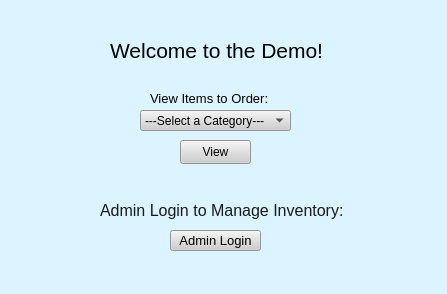
<?xml version="1.0" encoding="UTF-8"?>
<ui version="4.0">
 <class>MyInventory</class>
 <widget class="QMainWindow" name="MyInventory">
  <property name="geometry">
   <rect>
    <x>0</x>
    <y>0</y>
    <width>447</width>
    <height>294</height>
   </rect>
  </property>
  <property name="palette">
   <palette>
    <active>
     <colorrole role="WindowText">
      <brush brushstyle="SolidPattern">
       <color alpha="255">
        <red>170</red>
        <green>170</green>
        <blue>170</blue>
       </color>
      </brush>
     </colorrole>
     <colorrole role="Button">
      <brush brushstyle="SolidPattern">
       <color alpha="255">
        <red>219</red>
        <green>244</green>
        <blue>255</blue>
       </color>
      </brush>
     </colorrole>
     <colorrole role="Text">
      <brush brushstyle="SolidPattern">
       <color alpha="255">
        <red>173</red>
        <green>173</green>
        <blue>173</blue>
       </color>
      </brush>
     </colorrole>
     <colorrole role="ButtonText">
      <brush brushstyle="SolidPattern">
       <color alpha="255">
        <red>170</red>
        <green>170</green>
        <blue>170</blue>
       </color>
      </brush>
     </colorrole>
     <colorrole role="Base">
      <brush brushstyle="SolidPattern">
       <color alpha="255">
        <red>219</red>
        <green>244</green>
        <blue>255</blue>
       </color>
      </brush>
     </colorrole>
     <colorrole role="Window">
      <brush brushstyle="SolidPattern">
       <color alpha="255">
        <red>219</red>
        <green>244</green>
        <blue>255</blue>
       </color>
      </brush>
     </colorrole>
     <colorrole role="PlaceholderText">
      <brush brushstyle="SolidPattern">
       <color alpha="128">
        <red>179</red>
        <green>179</green>
        <blue>179</blue>
       </color>
      </brush>
     </colorrole>
    </active>
    <inactive>
     <colorrole role="WindowText">
      <brush brushstyle="SolidPattern">
       <color alpha="255">
        <red>170</red>
        <green>170</green>
        <blue>170</blue>
       </color>
      </brush>
     </colorrole>
     <colorrole role="Button">
      <brush brushstyle="SolidPattern">
       <color alpha="255">
        <red>219</red>
        <green>244</green>
        <blue>255</blue>
       </color>
      </brush>
     </colorrole>
     <colorrole role="Text">
      <brush brushstyle="SolidPattern">
       <color alpha="255">
        <red>173</red>
        <green>173</green>
        <blue>173</blue>
       </color>
      </brush>
     </colorrole>
     <colorrole role="ButtonText">
      <brush brushstyle="SolidPattern">
       <color alpha="255">
        <red>170</red>
        <green>170</green>
        <blue>170</blue>
       </color>
      </brush>
     </colorrole>
     <colorrole role="Base">
      <brush brushstyle="SolidPattern">
       <color alpha="255">
        <red>219</red>
        <green>244</green>
        <blue>255</blue>
       </color>
      </brush>
     </colorrole>
     <colorrole role="Window">
      <brush brushstyle="SolidPattern">
       <color alpha="255">
        <red>219</red>
        <green>244</green>
        <blue>255</blue>
       </color>
      </brush>
     </colorrole>
     <colorrole role="PlaceholderText">
      <brush brushstyle="SolidPattern">
       <color alpha="128">
        <red>179</red>
        <green>179</green>
        <blue>179</blue>
       </color>
      </brush>
     </colorrole>
    </inactive>
    <disabled>
     <colorrole role="Button">
      <brush brushstyle="SolidPattern">
       <color alpha="255">
        <red>219</red>
        <green>244</green>
        <blue>255</blue>
       </color>
      </brush>
     </colorrole>
     <colorrole role="Base">
      <brush brushstyle="SolidPattern">
       <color alpha="255">
        <red>219</red>
        <green>244</green>
        <blue>255</blue>
       </color>
      </brush>
     </colorrole>
     <colorrole role="Window">
      <brush brushstyle="SolidPattern">
       <color alpha="255">
        <red>219</red>
        <green>244</green>
        <blue>255</blue>
       </color>
      </brush>
     </colorrole>
     <colorrole role="PlaceholderText">
      <brush brushstyle="SolidPattern">
       <color alpha="128">
        <red>179</red>
        <green>179</green>
        <blue>179</blue>
       </color>
      </brush>
     </colorrole>
    </disabled>
   </palette>
  </property>
  <property name="windowTitle">
   <string>MyInventory</string>
  </property>
  <property name="styleSheet">
   <string notr="true">background-color: rgb(202, 218, 255);
background-color: rgb(219, 244, 255);</string>
  </property>
  <widget class="QWidget" name="centralwidget">
   <widget class="QPushButton" name="pushButton">
    <property name="geometry">
     <rect>
      <x>170</x>
      <y>230</y>
      <width>91</width>
      <height>21</height>
     </rect>
    </property>
    <property name="font">
     <font>
      <family>Arial</family>
      <pointsize>10</pointsize>
      <bold>false</bold>
     </font>
    </property>
    <property name="mouseTracking">
     <bool>false</bool>
    </property>
    <property name="contextMenuPolicy">
     <enum>Qt::DefaultContextMenu</enum>
    </property>
    <property name="autoFillBackground">
     <bool>false</bool>
    </property>
    <property name="styleSheet">
     <string notr="true">background-color: rgb(206, 206, 206);</string>
    </property>
    <property name="text">
     <string>Admin Login</string>
    </property>
   </widget>
   <widget class="QLabel" name="admin_label">
    <property name="geometry">
     <rect>
      <x>100</x>
      <y>200</y>
      <width>271</width>
      <height>20</height>
     </rect>
    </property>
    <property name="palette">
     <palette>
      <active>
       <colorrole role="WindowText">
        <brush brushstyle="SolidPattern">
         <color alpha="255">
          <red>26</red>
          <green>26</green>
          <blue>26</blue>
         </color>
        </brush>
       </colorrole>
       <colorrole role="Button">
        <brush brushstyle="SolidPattern">
         <color alpha="255">
          <red>219</red>
          <green>244</green>
          <blue>255</blue>
         </color>
        </brush>
       </colorrole>
       <colorrole role="Text">
        <brush brushstyle="SolidPattern">
         <color alpha="255">
          <red>0</red>
          <green>0</green>
          <blue>0</blue>
         </color>
        </brush>
       </colorrole>
       <colorrole role="Base">
        <brush brushstyle="SolidPattern">
         <color alpha="255">
          <red>219</red>
          <green>244</green>
          <blue>255</blue>
         </color>
        </brush>
       </colorrole>
       <colorrole role="Window">
        <brush brushstyle="SolidPattern">
         <color alpha="255">
          <red>219</red>
          <green>244</green>
          <blue>255</blue>
         </color>
        </brush>
       </colorrole>
      </active>
      <inactive>
       <colorrole role="WindowText">
        <brush brushstyle="SolidPattern">
         <color alpha="255">
          <red>26</red>
          <green>26</green>
          <blue>26</blue>
         </color>
        </brush>
       </colorrole>
       <colorrole role="Button">
        <brush brushstyle="SolidPattern">
         <color alpha="255">
          <red>219</red>
          <green>244</green>
          <blue>255</blue>
         </color>
        </brush>
       </colorrole>
       <colorrole role="Text">
        <brush brushstyle="SolidPattern">
         <color alpha="255">
          <red>0</red>
          <green>0</green>
          <blue>0</blue>
         </color>
        </brush>
       </colorrole>
       <colorrole role="Base">
        <brush brushstyle="SolidPattern">
         <color alpha="255">
          <red>219</red>
          <green>244</green>
          <blue>255</blue>
         </color>
        </brush>
       </colorrole>
       <colorrole role="Window">
        <brush brushstyle="SolidPattern">
         <color alpha="255">
          <red>219</red>
          <green>244</green>
          <blue>255</blue>
         </color>
        </brush>
       </colorrole>
      </inactive>
      <disabled>
       <colorrole role="Button">
        <brush brushstyle="SolidPattern">
         <color alpha="255">
          <red>219</red>
          <green>244</green>
          <blue>255</blue>
         </color>
        </brush>
       </colorrole>
       <colorrole role="Base">
        <brush brushstyle="SolidPattern">
         <color alpha="255">
          <red>219</red>
          <green>244</green>
          <blue>255</blue>
         </color>
        </brush>
       </colorrole>
       <colorrole role="Window">
        <brush brushstyle="SolidPattern">
         <color alpha="255">
          <red>219</red>
          <green>244</green>
          <blue>255</blue>
         </color>
        </brush>
       </colorrole>
      </disabled>
     </palette>
    </property>
    <property name="font">
     <font>
      <family>Arial</family>
      <pointsize>12</pointsize>
      <bold>false</bold>
     </font>
    </property>
    <property name="autoFillBackground">
     <bool>false</bool>
    </property>
    <property name="styleSheet">
     <string notr="true"/>
    </property>
    <property name="text">
     <string>Admin Login to Manage Inventory:</string>
    </property>
   </widget>
   <widget class="QLabel" name="head_label">
    <property name="geometry">
     <rect>
      <x>110</x>
      <y>30</y>
      <width>281</width>
      <height>41</height>
     </rect>
    </property>
    <property name="font">
     <font>
      <family>Arial</family>
      <pointsize>16</pointsize>
     </font>
    </property>
    <property name="text">
     <string>Welcome to the Demo!</string>
    </property>
   </widget>
   <widget class="QComboBox" name="dropdown">
    <property name="geometry">
     <rect>
      <x>140</x>
      <y>110</y>
      <width>151</width>
      <height>21</height>
     </rect>
    </property>
    <property name="styleSheet">
     <string notr="true">background-color: rgb(206, 206, 206);</string>
    </property>
    <item>
     <property name="text">
      <string>---Select a Category---</string>
     </property>
    </item>
    <item>
     <property name="text">
      <string>Electronics</string>
     </property>
    </item>
    <item>
     <property name="text">
      <string>Accessories</string>
     </property>
    </item>
    <item>
     <property name="text">
      <string>Clothing</string>
     </property>
    </item>
   </widget>
   <widget class="QLabel" name="select_label">
    <property name="geometry">
     <rect>
      <x>150</x>
      <y>90</y>
      <width>121</width>
      <height>16</height>
     </rect>
    </property>
    <property name="font">
     <font>
      <family>Arial</family>
      <pointsize>10</pointsize>
     </font>
    </property>
    <property name="text">
     <string>View Items to Order:</string>
    </property>
   </widget>
   <widget class="QPushButton" name="view_btn">
    <property name="geometry">
     <rect>
      <x>180</x>
      <y>140</y>
      <width>71</width>
      <height>24</height>
     </rect>
    </property>
    <property name="styleSheet">
     <string notr="true">background-color: rgb(206, 206, 206);</string>
    </property>
    <property name="text">
     <string>View</string>
    </property>
   </widget>
   <widget class="QLabel" name="hidden_label">
    <property name="geometry">
     <rect>
      <x>150</x>
      <y>170</y>
      <width>141</width>
      <height>16</height>
     </rect>
    </property>
    <property name="palette">
     <palette>
      <active>
       <colorrole role="WindowText">
        <brush brushstyle="SolidPattern">
         <color alpha="255">
          <red>255</red>
          <green>0</green>
          <blue>0</blue>
         </color>
        </brush>
       </colorrole>
       <colorrole role="Button">
        <brush brushstyle="SolidPattern">
         <color alpha="255">
          <red>219</red>
          <green>244</green>
          <blue>255</blue>
         </color>
        </brush>
       </colorrole>
       <colorrole role="Text">
        <brush brushstyle="SolidPattern">
         <color alpha="255">
          <red>255</red>
          <green>0</green>
          <blue>0</blue>
         </color>
        </brush>
       </colorrole>
       <colorrole role="Base">
        <brush brushstyle="SolidPattern">
         <color alpha="255">
          <red>219</red>
          <green>244</green>
          <blue>255</blue>
         </color>
        </brush>
       </colorrole>
       <colorrole role="Window">
        <brush brushstyle="SolidPattern">
         <color alpha="255">
          <red>219</red>
          <green>244</green>
          <blue>255</blue>
         </color>
        </brush>
       </colorrole>
      </active>
      <inactive>
       <colorrole role="WindowText">
        <brush brushstyle="SolidPattern">
         <color alpha="255">
          <red>255</red>
          <green>0</green>
          <blue>0</blue>
         </color>
        </brush>
       </colorrole>
       <colorrole role="Button">
        <brush brushstyle="SolidPattern">
         <color alpha="255">
          <red>219</red>
          <green>244</green>
          <blue>255</blue>
         </color>
        </brush>
       </colorrole>
       <colorrole role="Text">
        <brush brushstyle="SolidPattern">
         <color alpha="255">
          <red>255</red>
          <green>0</green>
          <blue>0</blue>
         </color>
        </brush>
       </colorrole>
       <colorrole role="Base">
        <brush brushstyle="SolidPattern">
         <color alpha="255">
          <red>219</red>
          <green>244</green>
          <blue>255</blue>
         </color>
        </brush>
       </colorrole>
       <colorrole role="Window">
        <brush brushstyle="SolidPattern">
         <color alpha="255">
          <red>219</red>
          <green>244</green>
          <blue>255</blue>
         </color>
        </brush>
       </colorrole>
      </inactive>
      <disabled>
       <colorrole role="Button">
        <brush brushstyle="SolidPattern">
         <color alpha="255">
          <red>219</red>
          <green>244</green>
          <blue>255</blue>
         </color>
        </brush>
       </colorrole>
       <colorrole role="Base">
        <brush brushstyle="SolidPattern">
         <color alpha="255">
          <red>219</red>
          <green>244</green>
          <blue>255</blue>
         </color>
        </brush>
       </colorrole>
       <colorrole role="Window">
        <brush brushstyle="SolidPattern">
         <color alpha="255">
          <red>219</red>
          <green>244</green>
          <blue>255</blue>
         </color>
        </brush>
       </colorrole>
      </disabled>
     </palette>
    </property>
    <property name="font">
     <font>
      <family>Arial</family>
     </font>
    </property>
    <property name="styleSheet">
     <string notr="true"/>
    </property>
    <property name="text">
     <string/>
    </property>
   </widget>
  </widget>
  <widget class="QMenuBar" name="menubar">
   <property name="geometry">
    <rect>
     <x>0</x>
     <y>0</y>
     <width>447</width>
     <height>21</height>
    </rect>
   </property>
  </widget>
  <widget class="QStatusBar" name="statusbar"/>
 </widget>
 <resources/>
 <connections/>
</ui>
